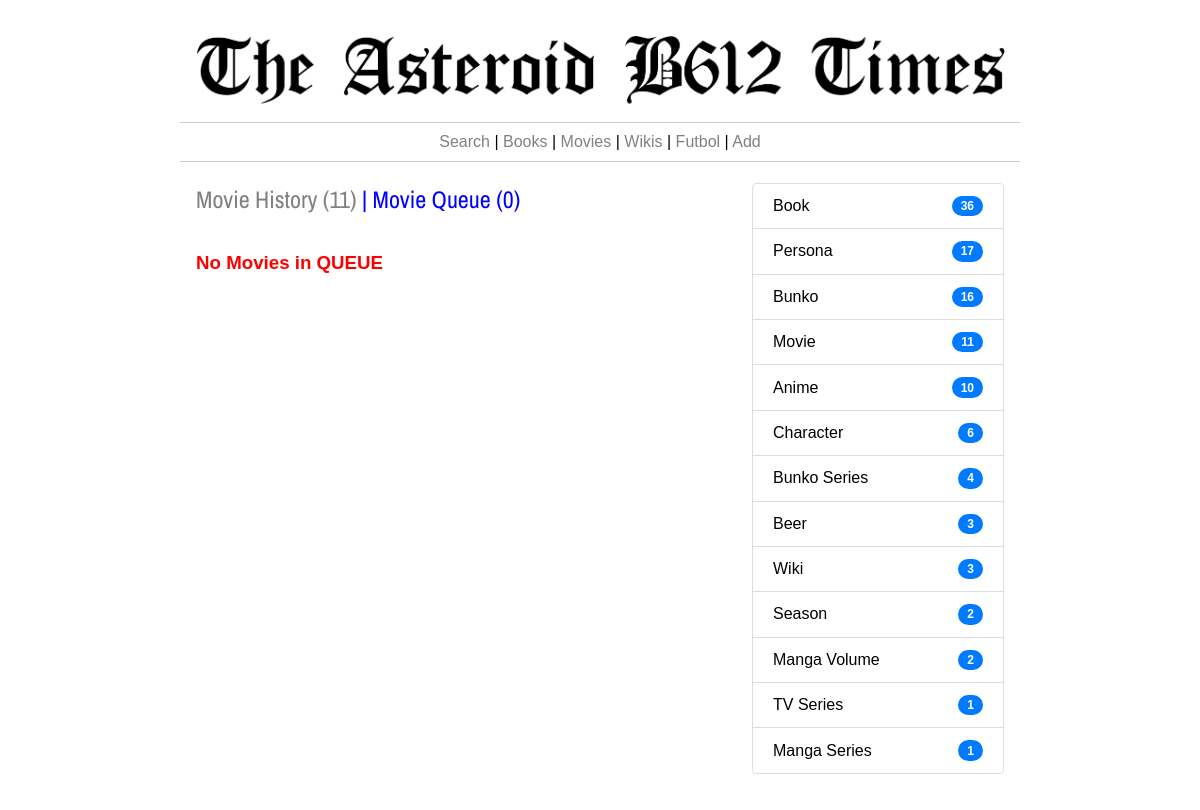
The page /movie-queue/ on the database as committed earlier.
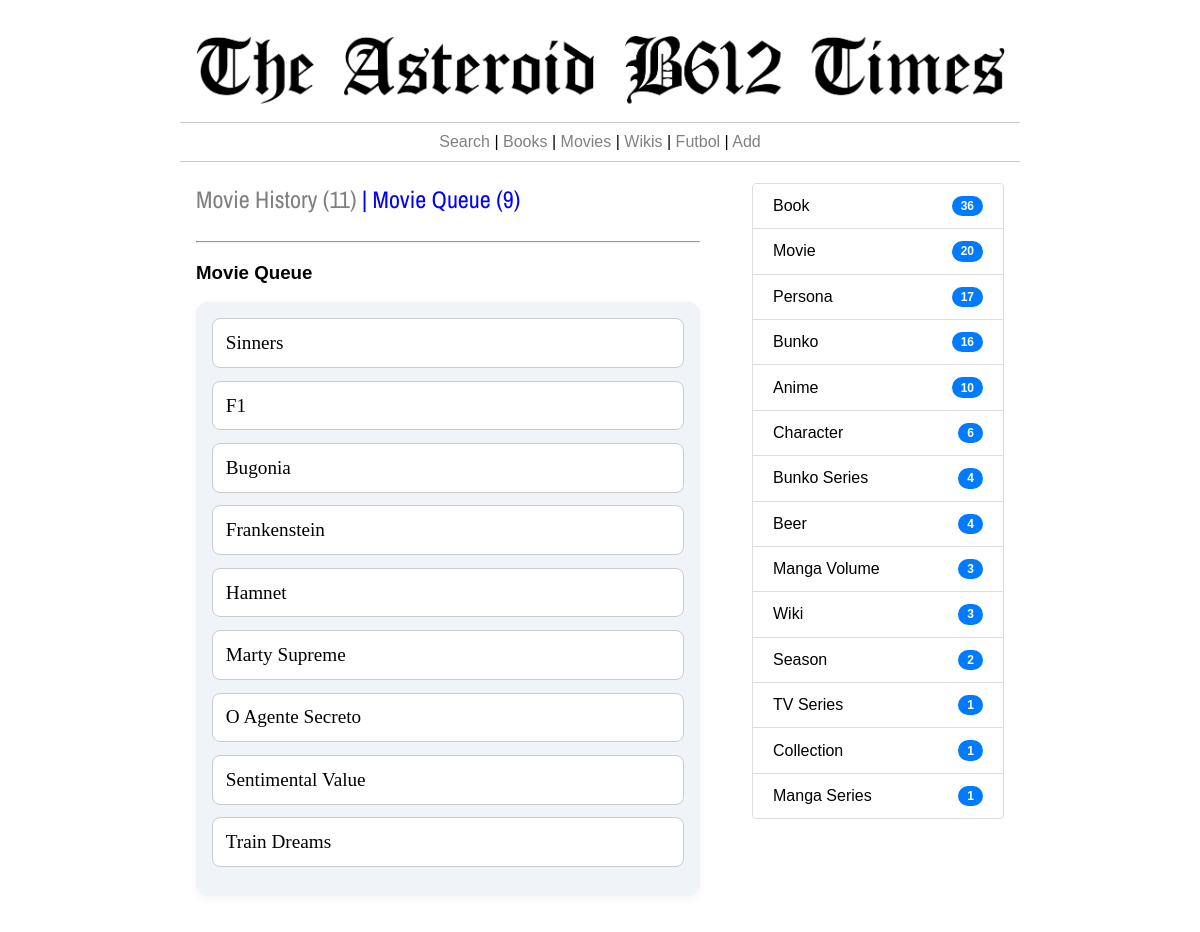
The same page on the database as committed later.
### thetimes/models.py (models this page shows, shortened)
class Category(models.Model):
    category = models.CharField(max_length=255)
    @property
    def nitems(self):
        n_w = Item.objects.filter(tipo = self).count()
        return n_w

class Item(models.Model):
    titulo = models.CharField(max_length=255)
    tipo = models.ForeignKey(Category, on_delete=models.CASCADE)
    contenido = models.TextField()
    fecha_creacion = models.DateTimeField()
    fecha_edicion = models.DateTimeField()
    consumido = models.BooleanField(default=False)
    @property
    def credit_links(self):
        if self.tipo.category.lower() in  ['book','movie','album']:
            ncreds = AttrItem.objects.filter(child=self, rel_name__in=['author','illustratror','pseudonym','director','Artist','artist']).count()
            if ncreds > 0:
                creds = AttrItem.objects.filter(child=self, rel_name__in=['author','illustratror','pseudonym','director','Artist','artist'])
                enlaces = ""
                for c in creds:
                    if c.rel_name not in  ['author','director','artist','Artist']:
                        this_c = "(" + c.credito +")"
                    else:
                        this_c = ""
                    enlaces = enlaces + "<a href='/item/"+str(c.item.id)+"' style='text-decoration:none; color:#6F8FAF;'>"+c.item.titulo+this_c+"</a>,&nbsp;"
                clinks = enlaces[:-7]
            else:
                clinks = None
        else:
            clinks = None
        return clinks
    @property
    def periodo(self):
        this_v = ''
        pubyear = 0
        inicios = Atributos.objects.filter(item=self, nombre__in=['pubyear','pubdate','premiere']).count()
        finales = Atributos.objects.filter(item=self, nombre__in=['finale']).count()
        inicio = 0
        fin = 0
        if inicios > 0:
            objeto = Atributos.objects.filter(item=self, nombre__in=['pubyear','pubdate','premiere']).latest('id')
            if objeto.tipo == 'int':
                inicio = int(objeto.entero)
            if objeto.tipo == 'fec':
                inicio = objeto.fecha.year
        if finales > 0:
            objeto = Atributos.objects.filter(item=self, nombre__in=['finale']).latest('id')
            if objeto.tipo == 'int':
                fin  = int(objeto.entero)
            if objeto.tipo == 'fec':
                fin = objeto.fecha.year
        if inicio > 0 and fin >0:
            this_v = f"({inicio}-{fin})"
        if (inicio>0 and fin==0) or (inicio>0 and fin>0 and inicio==fin):
            this_v = f"({inicio})"
        if inicio==0 and fin>0:
            this_v = f"({fin})"
        return this_v

### thetimes/views.py (the view)
# urls.py: path('movie-queue/', views.movieQueue, name='movieQueue'),
def movieQueue(request):
	books = sorted(Item.objects.filter(tipo__category='Movie',consumo__item__isnull=True, consumido=False), key=lambda t: t.periodo, reverse=False)
	qbooks = len(books)
	rbooks =  Consumo.objects.filter(item__tipo__category='Movie',fec_fin__isnull=False).count()
	cats = sorted(Category.objects.exclude(id=14),key=lambda t: t.nitems, reverse=True)
	in_progress = Consumo.objects.filter(item__tipo__category='Movie', fec_fin__isnull=True)
	qbooks = qbooks + len(in_progress)
	return render(request,'watch-queue.html',{'now_reading':in_progress,'books':books,'rbooks':rbooks,'qbooks':qbooks,'cats':cats})

### thetimes/templates/watch-queue.html (shortened to what this page needs)
{% extends 'base_times.html' %}
{% load static %}
{% block izquierda %}
  <h2 style="color:blue;"><a href="{% url 'movieHistory' %}" style="text-decoration:none; color:grey; ">Movie History ({{rbooks}})</a> | Movie Queue ({{qbooks}})</h2>
  <br>
  {% if books %}
<hr>
  <h3>Movie Queue</h3>
  <ul class="styled-list">
  {% for b in books %}
    <li>
      <span class="main-item"><a href="{% url 'item' b.id %}" style="text-decoration:none; color:black;">{{b.titulo}} {{b.periodo}}</a></span>
    </li>
  {% endfor %}
  </ul>
  {% else %}
  <h3 style="color:red;">No Movies in QUEUE</h3>
  {% endif %}
{% endblock %}
{% block derecha %}
<ul class="list-group">
    {% for c in cats %}
      {% if c.nitems > 0 %}
        <li class="list-group-item"><a href="{% url 'categoria' c.id %}" style="text-decoration:none; color:black;">{{c.category|capfirst}}</a> <span class="badge badge-pill">{{c.nitems}}</span></li>
      {% endif %}
    {% endfor %}
</ul>
{% endblock %}

### thetimes/templates/base_times.html (shortened to what this page needs)
{% load static%}
<!DOCTYPE html>
<html lang="es">
<head>
  <link rel="stylesheet" href="https://cdn.jsdelivr.net/npm/flatpickr/dist/flatpickr.min.css">
</head>
<body>
  <div class="contenedor">
    <div class="encabezado" sytle="padding:0px; margin: 0px;">
      <a href="{% url 'homepage' %}"><img src="/media/assets/times_logo.png" alt="Imagen encabezado"></a>
    </div>
    <div class="fecha">
      {% block cinta %}<a href="{% url 'searchPage' %}" style="text-decoration:none; color:grey;">Search</a> | <a href="{% url 'bookHistory' %}" style="text-decoration:none; color:grey;">Books</a> | <a href="{% url 'movieHistory' %}" style="text-decoration:none; color:grey;">Movies</a> | <a href="{% url 'wikis' %}" style="text-decoration:none; color:grey;">Wikis</a> | <a href="{% url 'futbol' 0 %}" style="text-decoration:none; color:grey;">Futbol</a> | <a href="{% url 'addItem' %}" style="text-decoration:none; color:grey;">Add</a>{% endblock %}
    </div>
    <div class="contenido">
      <div class="caja izquierda">
        {% block izquierda %}{% endblock %}
      </div>
      <div class="caja derecha">
        {% block derecha %}{% endblock %}
      </div>
    </div>
  </div>
</body>
</html>

Rows that differ between the two databases and show on the page:
added Item: titulo "Sinners"
added Item: titulo "F1"
added Item: titulo "Bugonia"
added Item: titulo "Frankenstein"
added Item: titulo "Hamnet"
added Item: titulo "Marty Supreme"
added Item: titulo "O Agente Secreto"
added Item: titulo "Sentimental Value"
added Item: titulo "Train Dreams"
shown differently, row unchanged: Category "Movie": nitems "11" → "20"; moves up the list
computed for Category "Beer": nitems "3" → "4"
shown differently, row unchanged: Category "Manga Volume": nitems "2" → "3"; moves up the list
now on this page (row unchanged): Category: category "Collection", nitems "1"
Other text that changed with them:
{{ qbooks }}: "0" → "9"
text no longer shown: "No Movies in QUEUE"
text now shown: "Movie Queue"
